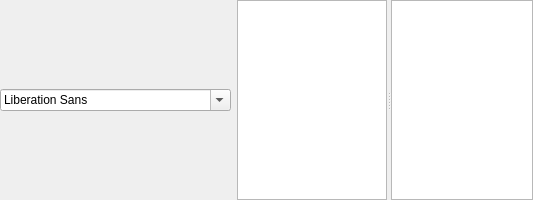
                 <widget class="QSplitter" name="Search_splitter_Results">
                  <property name="sizePolicy">
                   <sizepolicy hsizetype="Expanding" vsizetype="Expanding">
                    <horstretch>0</horstretch>
                    <verstretch>0</verstretch>
                   </sizepolicy>
                  </property>
                  <property name="orientation">
                   <enum>Qt::Orientation::Horizontal</enum>
                  </property>
                  <property name="childrenCollapsible">
                   <bool>false</bool>
                  </property>
                  <widget class="QWidget" name="Search_widget_ResultsCatalogs" native="true">
                   <property name="sizePolicy">
                    <sizepolicy hsizetype="Expanding" vsizetype="Expanding">
                     <horstretch>0</horstretch>
                     <verstretch>0</verstretch>
                    </sizepolicy>
                   </property>
                   <layout class="QHBoxLayout" name="horizontalLayout_6">
                    <property name="leftMargin">
                     <number>0</number>
                    </property>
                    <property name="topMargin">
                     <number>0</number>
                    </property>
                    <property name="rightMargin">
                     <number>0</number>
                    </property>
                    <property name="bottomMargin">
                     <number>0</number>
                    </property>
                    <item>
                     <widget class="QFontComboBox" name="fontComboBox"/>
                    </item>
                    <item>
                     <widget class="QTreeView" name="Search_treeView_CatalogsFound">
                      <property name="minimumSize">
                       <size>
                        <width>150</width>
                        <height>200</height>
                       </size>
                      </property>
                      <property name="font">
                       <font>
                        <family>Noto Sans</family>
                        <pointsize>10</pointsize>
                       </font>
                      </property>
                      <property name="locale">
                       <locale language="English" country="UnitedStates"/>
                      </property>
                      <property name="editTriggers">
                       <set>QAbstractItemView::EditTrigger::NoEditTriggers</set>
                      </property>
                     </widget>
                    </item>
                   </layout>
                  </widget>
                  <widget class="QWidget" name="Search_widget_ResultsFiles" native="true">
                   <property name="sizePolicy">
                    <sizepolicy hsizetype="Expanding" vsizetype="Expanding">
                     <horstretch>0</horstretch>
                     <verstretch>0</verstretch>
                    </sizepolicy>
                   </property>
                   <layout class="QHBoxLayout" name="horizontalLayout_8">
                    <property name="leftMargin">
                     <number>0</number>
                    </property>
                    <property name="topMargin">
                     <number>0</number>
                    </property>
                    <property name="rightMargin">
                     <number>0</number>
                    </property>
                    <property name="bottomMargin">
                     <number>0</number>
                    </property>
                    <item>
                     <widget class="QTreeView" name="Search_treeView_FilesFound">
                      <property name="editTriggers">
                       <set>QAbstractItemView::EditTrigger::NoEditTriggers</set>
                      </property>
                      <property name="alternatingRowColors">
                       <bool>true</bool>
                      </property>
                      <property name="sortingEnabled">
                       <bool>true</bool>
                      </property>
                     </widget>
                    </item>
                   </layout>
                  </widget>
                 </widget>
